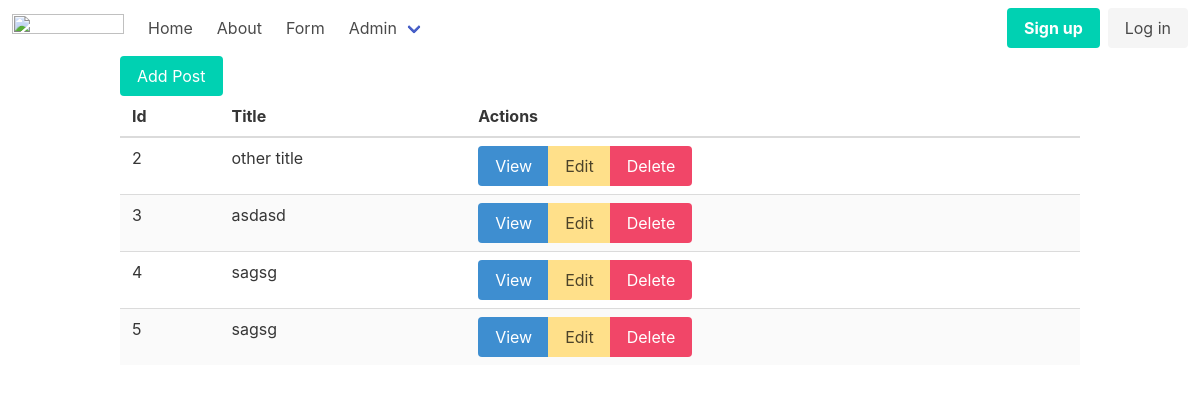
The page /admin/posts on the database as committed earlier.
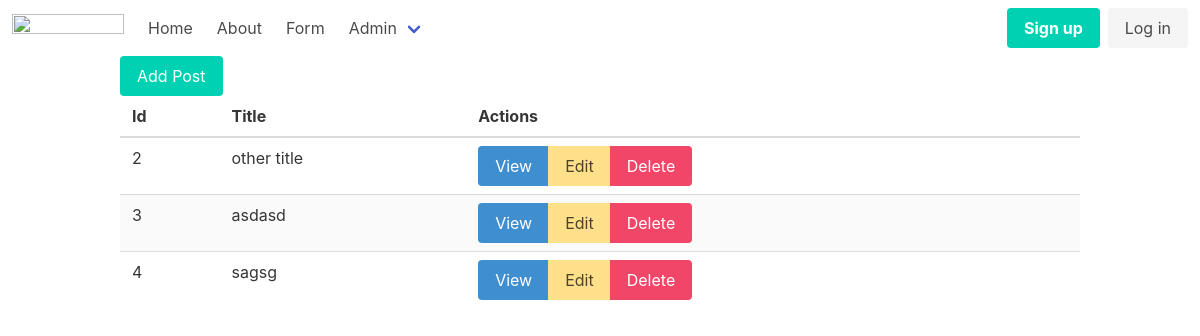
The same page on the database as committed later.
### tables this page shows
CREATE TABLE posts
(
    id    integer
        constraint posts_pk
            primary key autoincrement,
    title text,
    body  text
);

### helpers.php (called while the page is built, shortened)
<?php
function view($viewName, $variables=[]){
    extract($variables);
    include __DIR__ . "/views/$viewName.php";
}
function auth(){
   return User::auth();
}

### src/Controllers/PostsController.php (called while the page is built, shortened)
<?php
class PostsController {
    public function index(){
        $posts = Post::all();
        view('posts/index', compact('posts'));
    }
}

### src/Models/User.php (called while the page is built, shortened)
<?php
class User extends Model {
    public static function auth(){
        return false;
    }
}

### src/DB.php (called while the page is built, shortened)
<?php
class DB {
    private $conn;
    public function __construct()
    {
        try {
            $this->conn = new PDO("sqlite:db.sqlite");
            $this->conn->setAttribute(PDO::ATTR_ERRMODE, PDO::ERRMODE_EXCEPTION);
        } catch(PDOException $e) {
            echo "Connection failed: " . $e->getMessage();
        }
    }
    public function all(string $table, string $className){
        $stmt = $this->conn->prepare("SELECT * FROM $table");
        $stmt->execute();
        $stmt->setFetchMode(PDO::FETCH_CLASS, $className);
        return $stmt->fetchAll();
    }
}

### src/Models/Model.php (called while the page is built, shortened)
<?php
class Model {
    static $table;
    public static function all(){
        $db = new DB();
        return $db->all(static::$table, static::class);
    }
}

### views/posts/index.php (the view)
<?php include __DIR__ . '/../partials/header.php' ?>
<div class="container">
    <a href="/admin/posts/create" class="button is-primary">Add Post</a>
    <table class="table is-fullwidth is-striped">
        <thead>
            <th>Id</th>
            <th>Title</th>
            <th>Actions</th>
        </thead>
        <tbody>
            <?php foreach($posts as $post) : ?>
                <tr>
                    <td><?=$post->id?></td>
                    <td><?=$post->title?></td>
                    <td>
                        <div class="buttons has-addons">
                            <a href="/admin/posts/show?id=<?=$post->id?>" class="button is-info">View</a>
                            <a href="/admin/posts/edit?id=<?=$post->id?>" class="button is-warning">Edit</a>
                            <a href="/admin/posts/delete?id=<?=$post->id?>" class="button is-danger">Delete</a>
                        </div>
                    </td>
                </tr>
            <?php endforeach; ?>
        </tbody>
    </table>
</div>
<?php include __DIR__ . '/../partials/footer.php' ?>

### views/partials/nav.php (shortened to what this page needs)
<nav class="navbar" role="navigation" aria-label="main navigation">
  <div class="navbar-brand">
    <a class="navbar-item" href="/">
      <img src="https://bulma.io/images/bulma-logo.png" width="112" height="28">
    </a>
  </div>
  <div id="navbarBasicExample" class="navbar-menu">
    <div class="navbar-start">
      <a href="/" class="navbar-item">
        Home
      </a>
      <a href="/about" class="navbar-item">
        About
      </a>
      <a href="/form" class="navbar-item">
        Form
      </a>
      <div class="navbar-item has-dropdown is-hoverable">
        <a class="navbar-link">
          Admin
        </a>
      </div>
    </div>
    <div class="navbar-end">
      <?php if (auth()) : ?>
        <div class="navbar-item has-dropdown is-hoverable">
          <a class="navbar-link">
            <?=auth()->email?>
          </a>
          <div class="navbar-dropdown">
            <a href="/logout" class="navbar-item">
              Logout
            </a>
          </div>
        </div>
      <?php else : ?>
        <div class="navbar-item">
          <div class="buttons">
            <a href="/register" class="button is-primary">
              <strong>Sign up</strong>
            </a>
            <a href="/login" class="button is-light">
              Log in
            </a>
          </div>
        </div>
      <?php endif ?>
    </div>
  </div>
</nav>

Rows that differ between the two databases and show on the page:
removed posts: id "5", title "sagsg"
